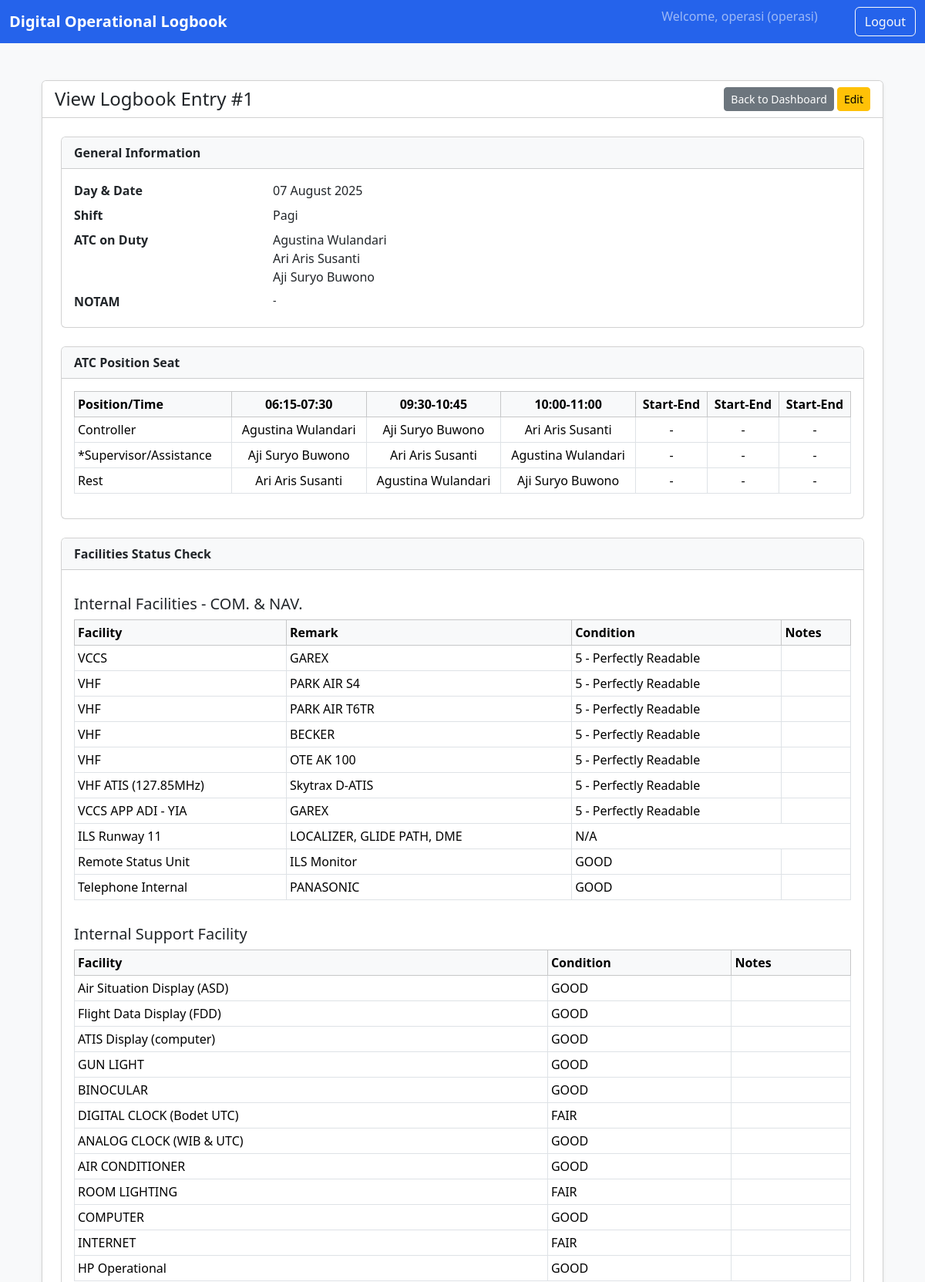
/log/view/1 (signed in, upper part), run on the app's committed database.
### app/models.py (models this page shows, shortened)
class User(UserMixin, db.Model):
    __tablename__ = 'user'
    id = db.Column(db.Integer, primary_key=True)
    username = db.Column(db.String(64), index=True, unique=True, nullable=False)
    password_hash = db.Column(db.String(256))
    division = db.Column(db.String(64), nullable=False)
    logbook_entries = db.relationship('LogbookEntry', backref='creator', lazy=True)

class LogbookEntry(db.Model):
    __tablename__ = 'logbook_entry'
    id = db.Column(db.Integer, primary_key=True)
    logbook_type = db.Column(db.String(20), nullable=False, default='TWR') # TWR untuk Tower, APP untuk Approach
    log_date = db.Column(db.Date, nullable=False)
    shift = db.Column(db.String(50), nullable=False)
    notam = db.Column(db.Text, nullable=True)
    user_id = db.Column(db.Integer, db.ForeignKey('user.id'))
    created_at = db.Column(db.DateTime, server_default=db.func.now())
    controller_signature_1 = db.Column(db.String(255), nullable=True)
    controller_signature_2 = db.Column(db.String(255), nullable=True)
    manager_signature = db.Column(db.String(255), nullable=True)
    atc_on_duty_personnel = db.relationship(
        'ATCPersonnel', secondary=atc_duty_association,
        backref=db.backref('logbook_entries', lazy='dynamic'),
        lazy='subquery'
    )
    facility_statuses = db.relationship('FacilityStatus', backref='logbook_entry', lazy=True, cascade="all, delete-orphan")
    operational_logs = db.relationship('OperationalLog', backref='logbook_entry', lazy=True, cascade="all, delete-orphan")
    atc_positions = db.relationship('ATCPosition', backref='logbook_entry', lazy=True, cascade="all, delete-orphan")
    atc_position_header = db.relationship('ATCPositionHeader', backref='logbook_entry', uselist=False, cascade="all, delete-orphan")

class ATCPersonnel(db.Model):
    __tablename__ = 'atc_personnel'
    id = db.Column(db.Integer, primary_key=True)
    name = db.Column(db.String(150), unique=True, nullable=False)

class ATCPositionHeader(db.Model):
    __tablename__ = 'atc_position_header'
    id = db.Column(db.Integer, primary_key=True)
    logbook_id = db.Column(db.Integer, db.ForeignKey('logbook_entry.id'), nullable=False)
    header_1 = db.Column(db.String(50))
    header_2 = db.Column(db.String(50))
    header_3 = db.Column(db.String(50))
    header_4 = db.Column(db.String(50))
    header_5 = db.Column(db.String(50))
    header_6 = db.Column(db.String(50))

class ATCPosition(db.Model):
    __tablename__ = 'atc_position'
    id = db.Column(db.Integer, primary_key=True)
    logbook_id = db.Column(db.Integer, db.ForeignKey('logbook_entry.id'), nullable=False)
    position_name = db.Column(db.String(100), nullable=False)
    time_slot_1 = db.Column(db.String(100))
    time_slot_2 = db.Column(db.String(100))
    time_slot_3 = db.Column(db.String(100))
    time_slot_4 = db.Column(db.String(100))
    time_slot_5 = db.Column(db.String(100))
    time_slot_6 = db.Column(db.String(100))

class Facility(db.Model):
    __tablename__ = 'facility'
    id = db.Column(db.Integer, primary_key=True)
    name = db.Column(db.String(100), nullable=False)
    remark = db.Column(db.String(100), nullable=True)
    category = db.Column(db.String(100), nullable=False)

class FacilityStatus(db.Model):
    __tablename__ = 'facility_status'
    id = db.Column(db.Integer, primary_key=True)
    logbook_id = db.Column(db.Integer, db.ForeignKey('logbook_entry.id'), nullable=False)
    facility_id = db.Column(db.Integer, nullable=False)
    facility_type = db.Column(db.String(10), nullable=False) # 'TWR' atau 'APP'
    condition = db.Column(db.Enum(FacilityCondition, values_callable=lambda obj: [e.value for e in obj]), nullable=False)
    notes = db.Column(db.Text, nullable=True)

### app/routes.py (the view)
@main_bp.route('/log/view/<int:log_id>')
@login_required
def view_log(log_id):
    log_entry = LogbookEntry.query.get_or_404(log_id)
    logbook_type = log_entry.logbook_type
    template_name = 'view_log_app.html' if logbook_type == 'APP' else 'view_log.html'
    title = "View Approach Control Unit Log" if logbook_type == 'APP' else "View Aerodrome Control Tower Log"
    return render_template(
        template_name,
        log=log_entry,
        grouped_facilities=get_ordered_facilities(logbook_type),
        atc_positions={pos.position_name: pos for pos in log_entry.atc_positions},
        FacilityCondition=FacilityCondition,
        title=title
    )

### app/routes.py (called while the page is built)
def get_ordered_facilities(logbook_type='TWR'):
    if logbook_type == 'APP':
        all_facilities = FacilityApp.query.all()
        category_order = ['COM. & NAV.', 'FACILITIES']
    else: # Default ke TWR
        all_facilities = Facility.query.all()
        category_order = [
            'Internal Facilities - COM. & NAV.', 'Internal Support Facility',
            'External Support Facilities', 'Airfield Lighting Control System (ALS Cat.1)'
        ]
    grouped = OrderedDict([(cat, []) for cat in category_order])
    for f in all_facilities:
        if f.category in grouped:
            grouped[f.category].append(f)
    return grouped

### app/templates/view_log.html (shortened to what this page needs)
{% extends "base.html" %}
{% block content %}
<div class="container my-5">
    <div class="card shadow-sm">
        <div class="card-header bg-white d-flex justify-content-between align-items-center">
            <h2 class="h4 mb-0">View Logbook Entry #{{ log.id }}</h2>
            <div>
                <a href="{{ url_for('main.dashboard_operasi') }}" class="btn btn-sm btn-secondary">Back to Dashboard</a>
                <a href="{{ url_for('main.edit_log', log_id=log.id) }}" class="btn btn-sm btn-warning">Edit</a>
            </div>
        </div>
        <div class="card-body p-4">
            <div class="card mb-4">
                <div class="card-header" style="background-color: #f8f9fa;"><strong>General Information</strong></div>
                <div class="card-body">
                    <dl class="row mb-0">
                        <dt class="col-sm-3">Day & Date</dt>
                        <dd class="col-sm-9">{{ log.log_date.strftime('%d %B %Y') }}</dd>
                        <dt class="col-sm-3">Shift</dt>
                        <dd class="col-sm-9">{{ log.shift }}</dd>
                        <dt class="col-sm-3">ATC on Duty</dt>
                        <dd class="col-sm-9">
                            {% if log.atc_on_duty_personnel %}
                                <ul class="list-unstyled mb-0">
                                {% for person in log.atc_on_duty_personnel %}
                                    <li>{{ person.name }}</li>
                                {% endfor %}
                                </ul>
                            {% else %}
                                N/A
                            {% endif %}
                        </dd>
                        <dt class="col-sm-3">NOTAM</dt>
                        <dd class="col-sm-9"><pre class="mb-0" style="font-family: inherit;">{{ log.notam or 'N/A' }}</pre></dd>
                    </dl>
                </div>
            </div>
            <div class="card mb-4">
                <div class="card-header" style="background-color: #f8f9fa;"><strong>ATC Position Seat</strong></div>
                <div class="card-body">
                    <div class="table-responsive">
                        <table class="table table-bordered table-sm text-center">
                            <thead class="table-light">
                                <tr>
                                    <th class="text-start">Position/Time</th>
                                    {% for i in range(1, 7) %}
                                        <th>{{ log.atc_position_header['header_' + i|string] if log.atc_position_header and log.atc_position_header['header_' + i|string] else 'Start-End' }}</th>
                                    {% endfor %}
                                </tr>
                            </thead>
                            <tbody>
                                {% for position in ['Controller', 'Supervisor', 'Rest'] %}
                                <tr>
                                    <td class="text-start">
                                        {% if position == 'Supervisor' %}*Supervisor/Assistance{% else %}{{ position }}{% endif %}
                                    </td>
                                    {% set pos_data = atc_positions.get(position) %}
                                    {% for i in range(1, 7) %}
                                    <td>{{ pos_data['time_slot_' + i|string] if pos_data and pos_data['time_slot_' + i|string] else '-' }}</td>
                                    {% endfor %}
                                </tr>
                                {% endfor %}
                            </tbody>
                        </table>
                    </div>
                </div>
            </div>
            <div class="card mb-4">
                <div class="card-header" style="background-color: #f8f9fa;"><strong>Facilities Status Check</strong></div>
                <div class="card-body">
                    {% for category, facilities in grouped_facilities.items() %}
                    <h5 class="mt-3">{{ category }}</h5>
                    <div class="table-responsive">
                        <table class="table table-bordered table-sm">
                            <thead class="table-light">
                                <tr>
                                    <th>Facility</th>
                                    {% if 'Support' not in category and 'Lighting' not in category %}
                                    <th>Remark</th>
                                    {% endif %}
                                    <th>Condition</th>
                                    <th>Notes</th>
                                </tr>
                            </thead>
                            <tbody>
                                {% for facility in facilities %}
                                {% if facility.name == 'ILS Runway 11' %}
                                    {% set ils_status = log.facility_statuses | selectattr("facility_id", "equalto", facility.id) | first %}
                                    {% if ils_status and ils_status.notes %}
                                        {% for item in ils_status.notes.split(' | ') %}
                                            {% set parts = item.split(':', 2) %}
                                            {% if parts | length == 3 %}
                                            <tr>
                                                <td>{{ facility.name }}</td>
                                                <td>{{ parts[0] }}</td>
                                                <td>{{ parts[1] }}</td>
                                                <td>{{ parts[2] }}</td>
                                            </tr>
                                            {% endif %}
                                        {% endfor %}
                                    {% else %}
                                        <tr>
                                            <td>{{ facility.name }}</td>
                                            {% if 'Support' not in category and 'Lighting' not in category %}
                                            <td>{{ facility.remark }}</td>
                                            {% endif %}
                                            <td colspan="2">N/A</td>
                                        </tr>
                                    {% endif %}
                                {% else %}
                                <tr>
                                    {% set current_status = log.facility_statuses | selectattr("facility_id", "equalto", facility.id) | first %}
                                    <td>{{ facility.name }}</td>
                                    {% if 'Support' not in category and 'Lighting' not in category %}
                                    <td>{{ facility.remark or 'N/A' }}</td>
                                    {% endif %}
                                    <td>
                                        {% if current_status %}
                                            {% if current_status.condition.value in ['1','2','3','4','5'] %}
                                                {% if current_status.condition == FacilityCondition.READABLE_5 %}5 - Perfectly Readable{% elif current_status.condition == FacilityCondition.READABLE_4 %}4 - Readable{% elif current_status.condition == FacilityCondition.READABLE_3 %}3 - Readable but with difficulty{% elif current_status.condition == FacilityCondition.READABLE_2 %}2 - Readable Now & Then{% elif current_status.condition == FacilityCondition.READABLE_1 %}1 - Unreadable{% endif %}
                                            {% else %}
                                                {{ current_status.condition.name.replace('_', ' ') }}
                                            {% endif %}
                                        {% else %}
                                            N/A
                                        {% endif %}
                                    </td>
                                    <td>{{ current_status.notes if current_status else '' }}</td>
                                </tr>
                                {% endif %}
                                {% endfor %}
                            </tbody>
                        </table>
                    </div>
                    {% endfor %}
                </div>
            </div>
        </div>
    </div>
</div>
{% endblock %}

### app/templates/base.html (shortened to what this page needs)
<!DOCTYPE html>
<html lang="en">
<head>
    <link href="https://cdn.jsdelivr.net/npm/bootstrap@5.3.2/dist/css/bootstrap.min.css" rel="stylesheet">
    <link rel="stylesheet" href="https://cdnjs.cloudflare.com/ajax/libs/font-awesome/6.4.2/css/all.min.css">
</head>
<body>
    <nav class="navbar navbar-expand-lg navbar-dark" style="background-color: #2563eb;">
        <div class="container-fluid">
            <a class="navbar-brand fw-bold" href="{{ url_for('main.index') }}">
               Digital Operational Logbook
            </a>
            <div class="collapse navbar-collapse" id="navbarNav">
                <ul class="navbar-nav ms-auto">
                    {% if current_user.is_authenticated %}
                        <li class="nav-item">
                            <span class="navbar-text me-5">
                                Welcome, {{ current_user.username }} ({{ current_user.division }})
                            </span>
                        </li>
                        <li class="nav-item">
                            <a class="btn btn-outline-light" href="{{ url_for('auth.logout') }}">Logout</a>
                        </li>
                    {% endif %}
                </ul>
            </div>
        </div>
    </nav>
    <main class="container mt-4">
        {% block content %}{% endblock %}
    </main>
</body>
</html>

### app/templates/base.html (style rules this page uses)
body { background-color: #f8f9fa; }

### data on the page
User: username "operasi", division "operasi"
LogbookEntry: id "1", log_date "07 August 2025", shift "Pagi", notam "-"
ATCPersonnel: name "Agustina Wulandari"
ATCPersonnel: name "Ari Aris Susanti"
ATCPersonnel: name "Aji Suryo Buwono"
ATCPositionHeader: header_1 "06:15-07:30" "09:30-10:45" "10:00-11:00" "Start-End" "Start-End" "Start-End"
ATCPosition: position_name "Controller", time_slot_1 "Agustina Wulandari" "Aji Suryo Buwono" "Ari Aris Susanti" "-" "-" "-"
ATCPosition: time_slot_1 "Aji Suryo Buwono" "Ari Aris Susanti" "Agustina Wulandari" "-" "-" "-"
ATCPosition: position_name "Rest", time_slot_1 "Ari Aris Susanti" "Agustina Wulandari" "Aji Suryo Buwono" "-" "-" "-"
Facility: name "VCCS", remark "GAREX", shows "5 - Perfectly Readable"
Facility: name "VHF", remark "PARK AIR S4", shows "5 - Perfectly Readable"
Facility: name "VHF", remark "PARK AIR T6TR", shows "5 - Perfectly Readable"
Facility: name "VHF", remark "BECKER", shows "5 - Perfectly Readable"
Facility: name "VHF", remark "OTE AK 100", shows "5 - Perfectly Readable"
Facility: name "VHF ATIS (127.85MHz)", remark "Skytrax D-ATIS", shows "5 - Perfectly Readable"
Facility: name "VCCS APP ADI - YIA", remark "GAREX", shows "5 - Perfectly Readable"
Facility: name "ILS Runway 11", remark "LOCALIZER, GLIDE PATH, DME"
Facility: name "Remote Status Unit", remark "ILS Monitor"
FacilityStatus: condition.name.replace "GOOD"
Facility: name "Telephone Internal", remark "PANASONIC"
FacilityStatus: condition.name.replace "GOOD"
Facility: name "Air Situation Display (ASD)"
FacilityStatus: condition.name.replace "GOOD"
Facility: name "Flight Data Display (FDD)"
FacilityStatus: condition.name.replace "GOOD"
Facility: name "ATIS Display (computer)"
FacilityStatus: condition.name.replace "GOOD"
Facility: name "GUN LIGHT"
FacilityStatus: condition.name.replace "GOOD"
Facility: name "BINOCULAR"
FacilityStatus: condition.name.replace "GOOD"
Facility: name "DIGITAL CLOCK (Bodet UTC)"
FacilityStatus: condition.name.replace "FAIR"
Facility: name "ANALOG CLOCK (WIB & UTC)"
FacilityStatus: condition.name.replace "GOOD"
Facility: name "AIR CONDITIONER"
FacilityStatus: condition.name.replace "GOOD"
Facility: name "ROOM LIGHTING"
FacilityStatus: condition.name.replace "FAIR"
Facility: name "COMPUTER"
FacilityStatus: condition.name.replace "GOOD"
Facility: name "INTERNET"
FacilityStatus: condition.name.replace "FAIR"
Facility: name "HP Operational"
FacilityStatus: condition.name.replace "GOOD"

### other printed values
{{ category }} "Internal Facilities - COM. & NAV." "Internal Support Facility"
